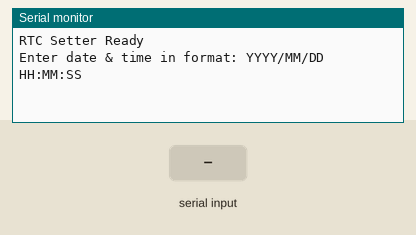
The sketch below on a simulated Arduino Uno, built with avr-gcc and run on an emulated ATmega328P. Parts: the last lines printed to the serial monitor. The test bench sets the inputs (shaded band).

Above: at 1.2 s.
1.3 s: "90,45\n" received over Serial
At 2.1 s:
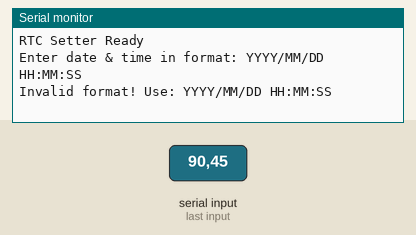
2.8 s: "90/45/200 10:150:30\n" received over Serial
At 3.8 s:
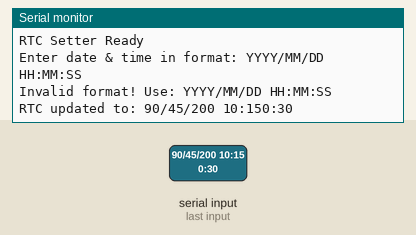

The sketch:

set_RTC_time.ino
```cpp
#include <Wire.h>
#include <RTClib.h>

RTC_DS3231 rtc;

void setup() {
  Serial.begin(9600);
  while (!Serial) { delay(10); } // Wait for Serial to be ready (only needed on some Arduinos)

  if (!rtc.begin()) {
    Serial.println("Couldn't find RTC!");
    while (1);
  }

  Serial.println("RTC Setter Ready");
  Serial.println("Enter date & time in format: YYYY/MM/DD HH:MM:SS");
}

void loop() {
  if (Serial.available()) {
    String input = Serial.readStringUntil('\n');
    input.trim();

    int year, month, day, hour, minute, second;

    // Try to parse the format YYYY/MM/DD HH:MM:SS
    int parsed = sscanf(input.c_str(), "%d/%d/%d %d:%d:%d", &year, &month, &day, &hour, &minute, &second);

    if (parsed == 6) {
      rtc.adjust(DateTime(year, month, day, hour, minute, second));
      Serial.print("RTC updated to: ");
      Serial.println(input);
    } else {
      Serial.println("Invalid format! Use: YYYY/MM/DD HH:MM:SS");
    }
  }
}
```

Measured:
- after the input at 1.3 s, the serial monitor: prints a new line at once (image 1)
- after the input at 2.8 s, the serial monitor: prints a new line at once (image 2)
